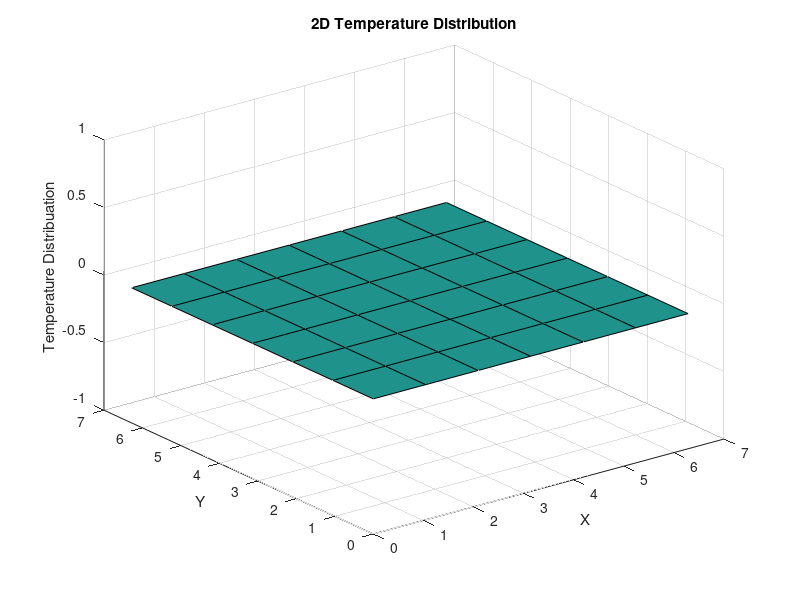

The MATLAB script that drew this image:
a_x=0;
a_y=0;
b_x=2*pi;
b_y=2*pi;
N_x=input('Please enter the number of internal points in x direction:  ');
N_y=input('Please enter the nubmer of internal points in y direction:  ');
del_t=input('please enter a value for delta t: '); %since ADI method is uncindtionally stable, del_t technically can be any thing, but error increases with del_t
threshold_difference=input('please enter threshold value for average difference, 1e-12(recommended):  ');
%This is threshold for  average difference value under which temperature
%distribation is no longer chaning in time and iteration process stops.

del_x=(b_x)/(N_x+1);  %N_x+1 is the number of segments resulting from the existence of N_x internal points in x diection.
del_y=(b_y)/(N_y+1);  %N_y+1 is the number of segments resulting from the existence of N_y internal points in y drection.
lamda=del_t/(del_x)^2;
gamma=del_t/(del_y)^2;
lamda_half=lamda/2; %These constant parameters help optimize the code since they don't have 
gamma_half=gamma/2; %to be computed again and again in while and for loops
minus_lamda=1-lamda;
minus_gamma=1-gamma;

a=1+lamda; % a value is constant in space and time dimensions
b_and_c=-(lamda/2); %b and c are constant and equal to each other
b_c_squared=b_and_c^2;
alpha_1=a;
alpha=[alpha_1;zeros(N_x-1,1)];
right_side=zeros(N_x,N_y+1);

a_new=1+gamma; % "a" parameter for the new time step
b_new=-(gamma/2); %"b" paramter for new time step
c_new=[(-gamma);(-gamma/2)*ones(N_y-1,1)];  %"c" parameter for new time step
alpha_new_1=a_new;
alpha_new=[alpha_new_1;zeros(N_y,1)];
right_side_new=zeros(N_y+1,N_x); %right_side for the new time step

index_x=0:N_x+1;
index_y=0:N_y+1;
x_k=del_x*index_x; 
y_j=del_y*index_y;
u_x_0=((y_j).^3).';  %Boundary condition in x dimension at x=0
u_x_2pi=(((y_j).^2).*cos(y_j)).'; %Boundary condition in x dimension at x=2pi
u_y_2pi=u_x_0(N_y+2)+(x_k/(2*pi))*(u_x_2pi(N_y+2)-u_x_0(N_y+2)); %Boundary condition in y dimension at y=2pi
u_num_current=zeros(N_y+2,N_x+2);
u_num_half=[[u_x_0(1:N_y+1),zeros(N_y+1,N_x),u_x_2pi(1:N_y+1)];u_y_2pi];
u_num_newer=[[u_x_0(1:N_y+1),zeros(N_y+1,N_x),u_x_2pi(1:N_y+1)];u_y_2pi];
total_elements=numel(u_num_current);

current_time=0;
average_difference=1; %The initial value of average difference is arbitrary to kickstart the iteration process

for i=2:N_x
    alpha(i)=a-(b_c_squared/alpha(i-1));
end

for II=2:N_y+1
    alpha_new(II)=a_new-((b_new*c_new(II-1))/alpha_new(II-1));
end

while average_difference>threshold_difference
    current_time=current_time+del_t;
    right_side(1,1)=(gamma)*u_num_current(2,2)+(minus_gamma)*u_num_current(1,2)+(lamda_half)*u_num_half(1,1);
    right_side(N_x,1)=(gamma)*u_num_current(2,N_x+1)+(minus_gamma)*u_num_current(1,N_x+1)+(lamda_half)*u_num_half(1,N_x+2);
    
    %This block iterates to get u at half time step along a row of u.
    for k=2:N_y+1
        right_side(1,k)=(gamma_half)*u_num_current(k-1,2)+(minus_gamma)*u_num_current(k,2)+(gamma_half)*u_num_current(k+1,2)+(lamda_half)*u_num_half(k,1);
        right_side(N_x,k)=(gamma_half)*u_num_current(k-1,N_x+1)+(minus_gamma)*u_num_current(k,N_x+1)+(gamma_half)*u_num_current(k+1,N_x+1)+(lamda_half)*u_num_half(k,N_x+2);
        
        for j=2:4:N_x-1
            right_side(j,k)=(gamma_half)*u_num_current(k-1,j+1)+(minus_gamma)*u_num_current(k,j+1)+(gamma_half)*u_num_current(k+1,j+1);
            right_side(j+1,k)=(gamma_half)*u_num_current(k-1,j+2)+(minus_gamma)*u_num_current(k,j+2)+(gamma_half)*u_num_current(k+1,j+2);
            right_side(j+2,k)=(gamma_half)*u_num_current(k-1,j+3)+(minus_gamma)*u_num_current(k,j+3)+(gamma_half)*u_num_current(k+1,j+3);
            right_side(j+3,k)=(gamma_half)*u_num_current(k-1,j+4)+(minus_gamma)*u_num_current(k,j+4)+(gamma_half)*u_num_current(k+1,j+4);
            
            right_side(j,1)= (gamma)*u_num_current(2,j+1)+(minus_gamma)*u_num_current(1,j+1);
            right_side(j+1,1)=(gamma)*u_num_current(2,j+2)+(minus_gamma)*u_num_current(1,j+2);
            right_side(j+2,1)=(gamma)*u_num_current(2,j+3)+(minus_gamma)*u_num_current(1,j+3);
            right_side(j+3,1)=(gamma)*u_num_current(2,j+4)+(minus_gamma)*u_num_current(1,j+4);
        end
          
        for JJ=j+1:N_x-1
            right_side(JJ,k)=(gamma_half)*u_num_current(k-1,JJ+1)+(minus_gamma)*u_num_current(k,JJ+1)+(gamma_half)*u_num_current(k+1,JJ+1);
            right_side(JJ,1)= (gamma)*u_num_current(2,JJ+1)+(minus_gamma)*u_num_current(1,JJ+1);
        end
        
        g_1=right_side(1,k);
        g_1_neumann=right_side(1,1);
        g=[g_1;zeros(N_x-1,1)];
        g_neumann=[g_1_neumann;zeros(N_x-1,1)];
        
         for I=2:N_x
            g(I)=right_side(I,k)- ((b_and_c*g(I-1))/alpha(I-1));
            g_neumann(I)=right_side(I,1)-((b_and_c*g_neumann(I-1))/alpha(I-1));
        end
        
        u_num_half(1,N_x+1)=g_neumann(N_x)/alpha(N_x);
        u_num_half(k,N_x+1)=g(N_x)/alpha(N_x);
        
        for J=N_x:-1:2
            u_num_half(1,J)=(g_neumann(J-1)-(b_and_c*u_num_half(1,J+1)))/alpha(J-1); %Due to misalignment in indices between u in x direction and g
            u_num_half(k,J)=(g(J-1)-(b_and_c*u_num_half(k,J+1)))/alpha(J-1);  % Care and caution must to taken here, for every index value in x, substract 1 to get corresding index in g.
        end 
        
    end    
     
    u_num_old=u_num_current;
    
    %This block iterates to get at 1 newer time step along a column.
    for K=1:N_x
        right_side_new(N_y+1,K)=(lamda_half)*u_num_half(N_y+1,K)+(minus_lamda)*u_num_half(N_y+1,K+1)+(lamda_half)*u_num_half(N_y+1,K+2)+(gamma_half)*u_num_newer(N_y+2,K+1);
        
        for ii=1:N_y
            right_side_new(ii,K)=(lamda_half)*u_num_half(ii,K)+(minus_lamda)*u_num_half(ii,K+1)+(lamda_half)*u_num_half(ii,K+2);
        end
     
        g_new_1=right_side_new(1,K);
        g_new=[g_new_1;zeros(N_y,1)];
        
        for jj=2:N_y+1
            g_new(jj)=right_side_new(jj,K)-((b_new*g_new(jj-1))/alpha_new(jj-1)); 
        end
         
        u_num_newer(N_y+1,K+1)=g_new(N_y+1)/alpha_new(N_y+1);
        
        for kk=N_y:-1:1
            u_num_newer(kk,K+1)=(g_new(kk)-(c_new(kk)*u_num_newer(kk+1,K+1)))/alpha_new(kk);
        end
    end       
    
    u_num_current=u_num_newer;
    difference=abs(u_num_current-u_num_old);
    average_difference=(1/total_elements)*sum(difference(:));
    
end

[X,Y]=meshgrid(x_k,y_j);
surf(X,Y,u_num_current)
plot_name=sprintf('2D Temperature Distribution');
info=sprintf('Number of internal points in x direction: %g\nNumber of internal points in y direction: %g\nDelta t: %1.12g\nMethod: ADI',N_x,N_y,del_t);
title(plot_name);
text(4,5,240,info);
xlabel('X')
ylabel('Y')
zlabel('Temperature Distribuation')
            
            
            

